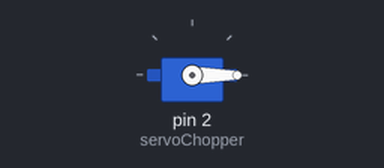
Simulated run of this sketch. Board: Arduino Uno, built with avr-gcc and run on an emulated ATmega328P. Parts: servo.

Above: at 0.3 s.
At 1.6 s:
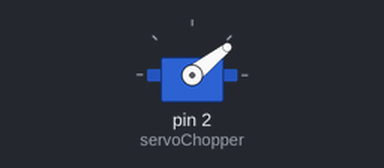
At 2.1 s:
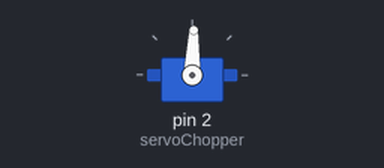
Timing chart, 0 to 3.6 s (numbered marks = the images above):
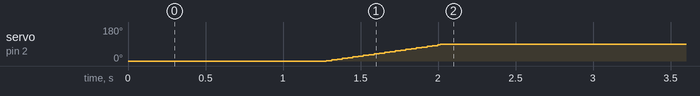

The sketch:

Position_Lumberjack.ino
```cpp
#include "SoftwareSerial.h"
#include <Wire.h>
#include <LiquidCrystal_I2C.h>
SoftwareSerial mySoftwareSerial(7,8); // RX, TX
#include <Servo.h> // Include the header file

LiquidCrystal_I2C lcd=LiquidCrystal_I2C(0x27,20,4);

// create an instance of the servo class
Servo servoChopper;

int pos;

void setup()
{
pinMode(2,OUTPUT);
delay(250);

  Serial.begin(9600);
  mySoftwareSerial.begin(9600);  //Start serial communication

  mySoftwareSerial.println("In SETUP");
  servoChopper.attach(2);
  servoChopper.write(0);
  delay(1000);

//Initialize Player Parameters
lcd.setCursor(0,0);lcd.print("Moving Jack to     ");
lcd.setCursor(0,1);lcd.print(" Impact Position   ");

       for (pos=0; pos<=89;pos+=2)
          {
          servoChopper.write(pos);
          delay(17);
          }
}

void loop()
{
}
```
